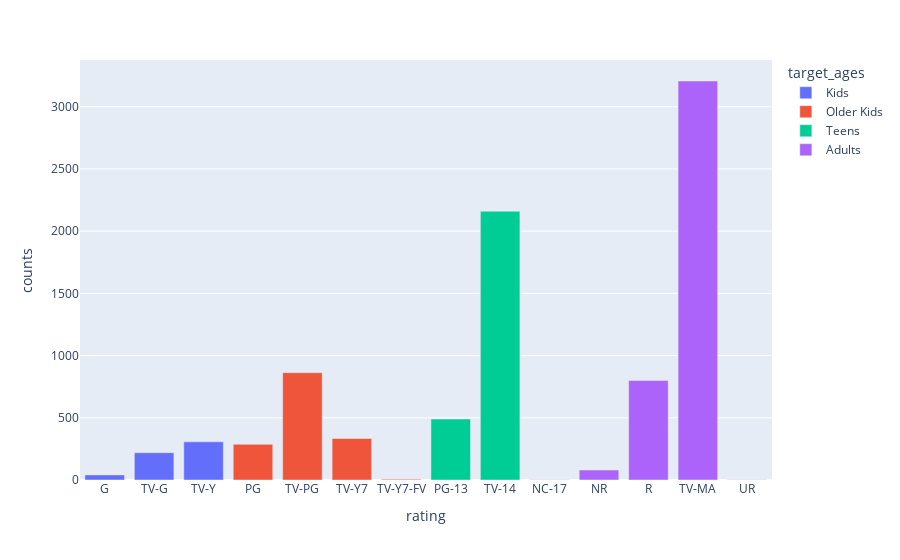

Here is the notebook cell this chart was saved with:
### Code cell
rating_df = generate_rating_df(main_df)
fig = px.bar(rating_df, x='rating', y='counts', color='target_ages')
fig.show()

### Figure 1 — Plotly figure (JSON) as saved in the notebook; plotly's stock layout.template omitted (floating-point values rounded to 4 significant figures)
{"data": [{"alignmentgroup": "True", "hovertemplate": "target_ages=Kids<br>rating=%{x}<br>counts=%{y}<extra></extra>", "legendgroup": "Kids", "marker": {"color": "#636efa", "pattern": {"shape": ""}}, "name": "Kids", "offsetgroup": "Kids", "orientation": "v", "showlegend": true, "textposition": "auto", "type": "bar", "x": ["G", "TV-G", "TV-Y"], "xaxis": "x", "y": [41, 220, 307], "yaxis": "y"}, {"alignmentgroup": "True", "hovertemplate": "target_ages=Older Kids<br>rating=%{x}<br>counts=%{y}<extra></extra>", "legendgroup": "Older Kids", "marker": {"color": "#EF553B", "pattern": {"shape": ""}}, "name": "Older Kids", "offsetgroup": "Older Kids", "orientation": "v", "showlegend": true, "textposition": "auto", "type": "bar", "x": ["PG", "TV-PG", "TV-Y7", "TV-Y7-FV"], "xaxis": "x", "y": [287, 863, 334, 6], "yaxis": "y"}, {"alignmentgroup": "True", "hovertemplate": "target_ages=Teens<br>rating=%{x}<br>counts=%{y}<extra></extra>", "legendgroup": "Teens", "marker": {"color": "#00cc96", "pattern": {"shape": ""}}, "name": "Teens", "offsetgroup": "Teens", "orientation": "v", "showlegend": true, "textposition": "auto", "type": "bar", "x": ["PG-13", "TV-14"], "xaxis": "x", "y": [490, 2160], "yaxis": "y"}, {"alignmentgroup": "True", "hovertemplate": "target_ages=Adults<br>rating=%{x}<br>counts=%{y}<extra></extra>", "legendgroup": "Adults", "marker": {"color": "#ab63fa", "pattern": {"shape": ""}}, "name": "Adults", "offsetgroup": "Adults", "orientation": "v", "showlegend": true, "textposition": "auto", "type": "bar", "x": ["NC-17", "NR", "R", "TV-MA", "UR"], "xaxis": "x", "y": [3, 80, 799, 3207, 3], "yaxis": "y"}], "layout": {"barmode": "relative", "legend": {"title": {"text": "target_ages"}, "tracegroupgap": 0}, "margin": {"t": 60}, "xaxis": {"anchor": "y", "domain": [0, 1], "title": {"text": "rating"}}, "yaxis": {"anchor": "x", "domain": [0, 1], "title": {"text": "counts"}}}}
